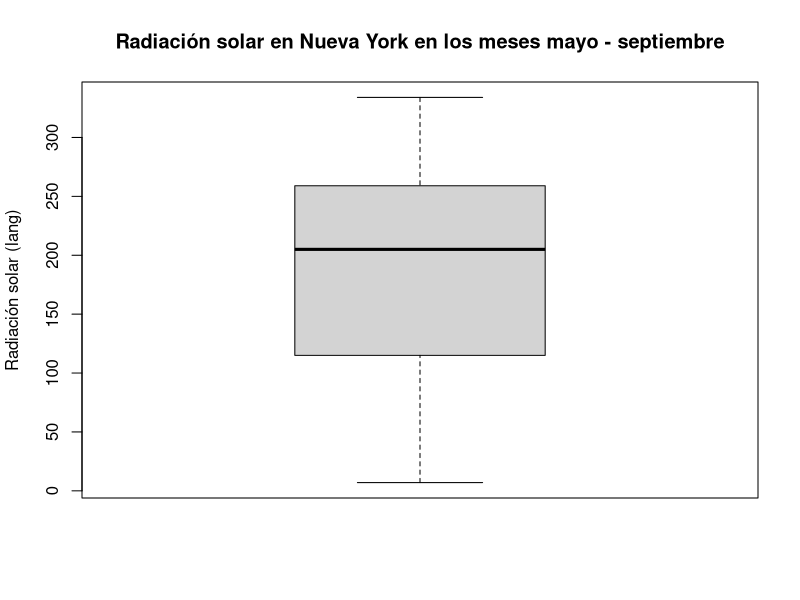
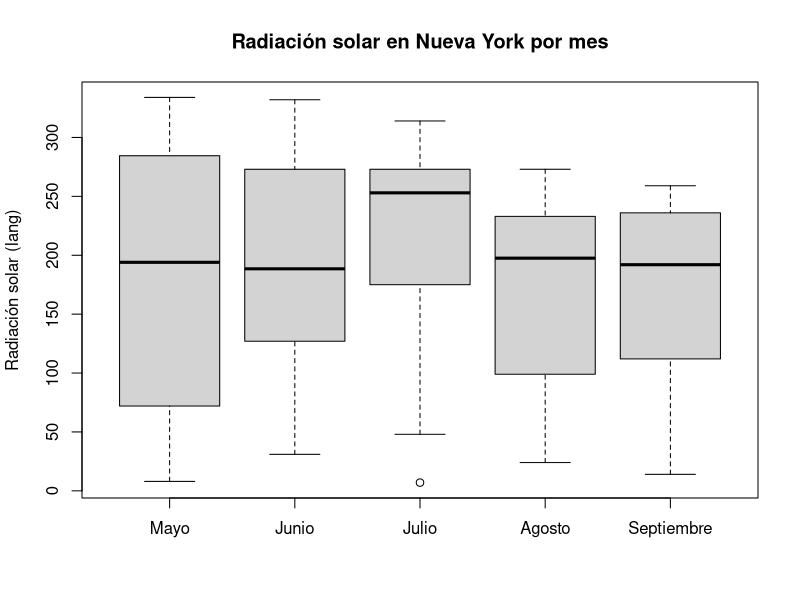
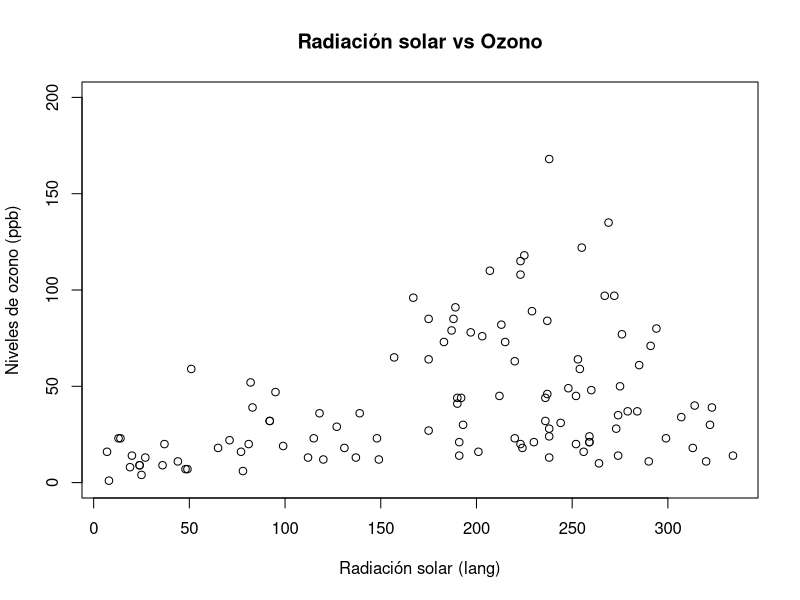
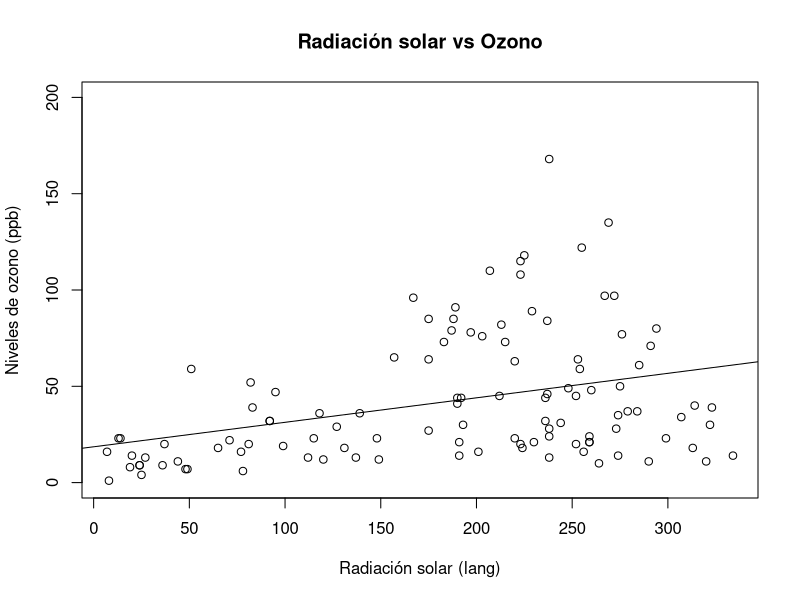
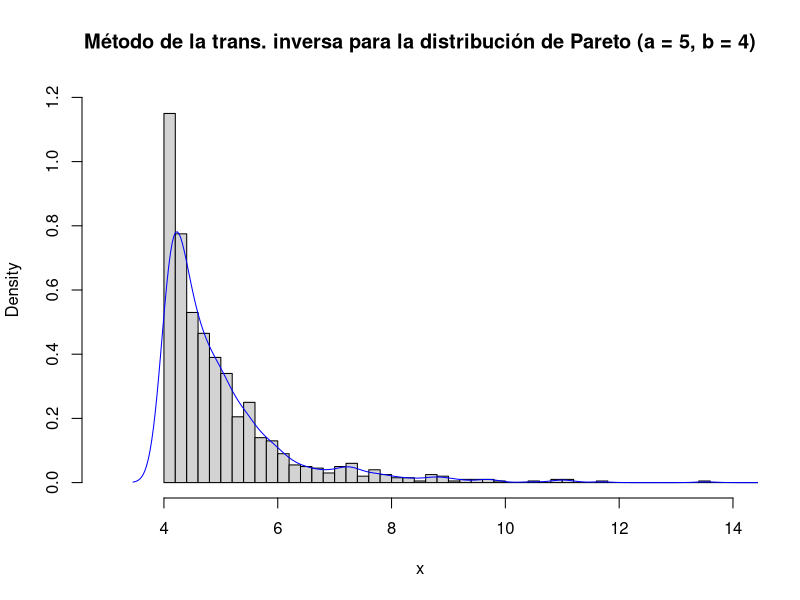

These charts were generated, in order, by the following R code:
## ---- chunk 1
summary(airquality)
## ---- chunk 2
aire <- airquality
aire$Month <- factor(aire$Month, labels = c("Mayo", "Junio", "Julio", "Agosto", "Septiembre"))
summary(aire$Month)
## ---- chunk 3
boxplot(
  aire$Solar.R,
  main = "Radiación solar en Nueva York en los meses mayo - septiembre",
  ylab = "Radiación solar (lang)"
)
## ---- chunk 4
boxplot(
  aire$Solar.R[aire$Month == "Mayo"],
  aire$Solar.R[aire$Month == "Junio"],
  aire$Solar.R[aire$Month == "Julio"],
  aire$Solar.R[aire$Month == "Agosto"],
  aire$Solar.R[aire$Month == "Septiembre"],
  main = "Radiación solar en Nueva York por mes",
  ylab = "Radiación solar (lang)",
  names = c("Mayo", "Junio", "Julio", "Agosto", "Septiembre")
)
## ---- chunk 5
plot(
  aire$Solar.R, aire$Ozone,
  main = "Radiación solar vs Ozono",
  xlab = "Radiación solar (lang)",
  ylab = "Niveles de ozono (ppb)",
  ylim = c(0, 200)
)
## ---- chunk 6
modelo <- lm(aire$Ozone ~ aire$Solar.R)
summary(modelo)
## ---- chunk 7
anova(modelo)
## ---- chunk 8
plot(
  aire$Solar.R, aire$Ozone,
  main = "Radiación solar vs Ozono",
  xlab = "Radiación solar (lang)",
  ylab = "Niveles de ozono (ppb)",
  ylim = c(0, 200)
)
abline(modelo)
## ---- chunk 9
F_inversa <- function(xi, a, b) {
  b / (1 - xi)^(1 / a)
}
## ---- chunk 10
N <- 1000

xi <- runif(N)
a <- 5
b <- 4

x <- F_inversa(xi, a, b)
## ---- chunk 11
mean(x)
sd(x)
## ---- chunk 12
hist(x,
  freq = FALSE,
  breaks = "FD",
  main = "Método de la trans. inversa para la distribución de Pareto (a = 5, b = 4)",
  xlim = c(3, 14), ylim = c(0, 1.2)
)
lines(density(x), col = "blue")
## ---- chunk 13
distrib_pareto <- function(x, a, b) {
  ifelse(x >= b,
    1 - (b / x)^a,
    0
  )
}

ks.test(x, distrib_pareto, a = a, b = b)
